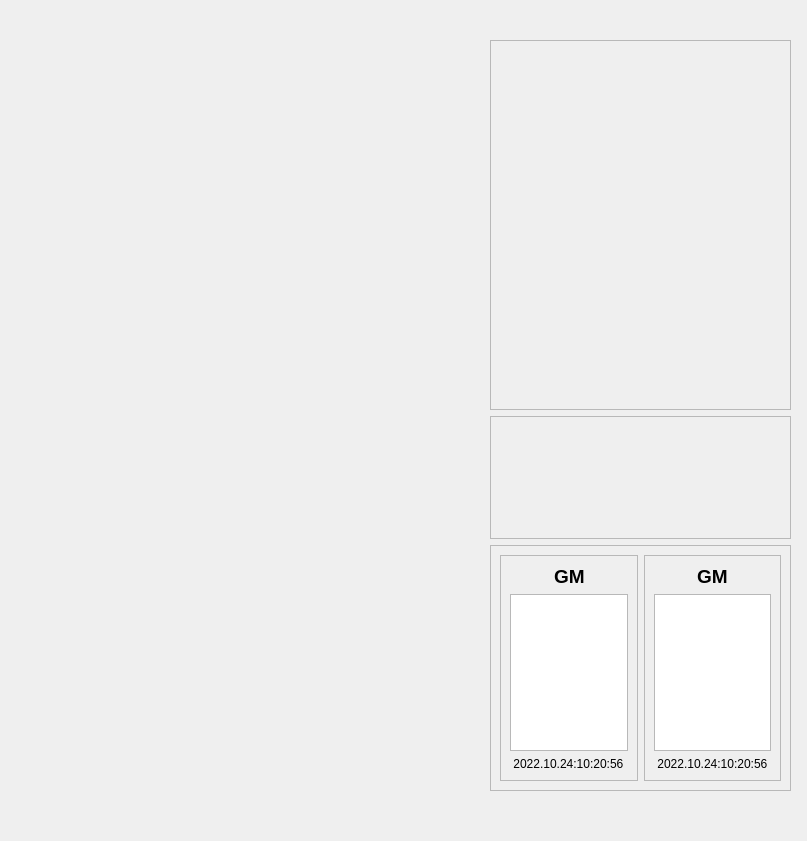
<?xml version="1.0" encoding="UTF-8"?>
<ui version="4.0">
 <class>Dialog</class>
 <widget class="QDialog" name="Dialog">
  <property name="geometry">
   <rect>
    <x>0</x>
    <y>0</y>
    <width>807</width>
    <height>841</height>
   </rect>
  </property>
  <property name="windowTitle">
   <string>Dialog</string>
  </property>
  <widget class="QWidget" name="verticalLayoutWidget">
   <property name="geometry">
    <rect>
     <x>490</x>
     <y>40</y>
     <width>301</width>
     <height>751</height>
    </rect>
   </property>
   <layout class="QVBoxLayout" stretch="3,1,2">
    <property name="sizeConstraint">
     <enum>QLayout::SetNoConstraint</enum>
    </property>
    <item>
     <widget class="QScrollArea" name="scrollArea_4">
      <property name="widgetResizable">
       <bool>true</bool>
      </property>
      <widget class="QWidget" name="scrollAreaWidgetContents_4">
       <property name="geometry">
        <rect>
         <x>0</x>
         <y>0</y>
         <width>297</width>
         <height>367</height>
        </rect>
       </property>
      </widget>
     </widget>
    </item>
    <item>
     <widget class="QScrollArea" name="scrollArea">
      <property name="widgetResizable">
       <bool>true</bool>
      </property>
      <widget class="QWidget" name="scrollAreaWidgetContents">
       <property name="geometry">
        <rect>
         <x>0</x>
         <y>0</y>
         <width>297</width>
         <height>120</height>
        </rect>
       </property>
      </widget>
     </widget>
    </item>
    <item>
     <widget class="QScrollArea" name="scrollArea_2">
      <property name="enabled">
       <bool>true</bool>
      </property>
      <property name="widgetResizable">
       <bool>true</bool>
      </property>
      <widget class="QWidget" name="scrollAreaWidgetContents_2">
       <property name="geometry">
        <rect>
         <x>0</x>
         <y>0</y>
         <width>297</width>
         <height>244</height>
        </rect>
       </property>
       <layout class="QHBoxLayout" name="horizontalLayout" stretch="1,1">
        <item>
         <widget class="QScrollArea" name="scrollArea_5">
          <property name="widgetResizable">
           <bool>true</bool>
          </property>
          <widget class="QWidget" name="scrollAreaWidgetContents_7">
           <property name="geometry">
            <rect>
             <x>0</x>
             <y>0</y>
             <width>138</width>
             <height>207</height>
            </rect>
           </property>
           <layout class="QGridLayout" name="gridLayout">
            <item row="0" column="1">
             <spacer name="verticalSpacer">
              <property name="orientation">
               <enum>Qt::Vertical</enum>
              </property>
              <property name="sizeHint" stdset="0">
               <size>
                <width>20</width>
                <height>18</height>
               </size>
              </property>
             </spacer>
            </item>
            <item row="1" column="0" rowspan="2">
             <spacer name="horizontalSpacer">
              <property name="orientation">
               <enum>Qt::Horizontal</enum>
              </property>
              <property name="sizeHint" stdset="0">
               <size>
                <width>40</width>
                <height>20</height>
               </size>
              </property>
             </spacer>
            </item>
            <item row="1" column="1">
             <widget class="QLabel" name="label">
              <property name="text">
               <string>&lt;html&gt;&lt;head/&gt;&lt;body&gt;&lt;p align=&quot;center&quot;&gt;&lt;span style=&quot; font-size:14pt; font-weight:600;&quot;&gt;GM&lt;/span&gt;&lt;/p&gt;&lt;/body&gt;&lt;/html&gt;</string>
              </property>
             </widget>
            </item>
            <item row="1" column="2" rowspan="2">
             <spacer name="horizontalSpacer_2">
              <property name="orientation">
               <enum>Qt::Horizontal</enum>
              </property>
              <property name="sizeHint" stdset="0">
               <size>
                <width>39</width>
                <height>20</height>
               </size>
              </property>
             </spacer>
            </item>
            <item row="2" column="1">
             <spacer name="verticalSpacer_2">
              <property name="orientation">
               <enum>Qt::Vertical</enum>
              </property>
              <property name="sizeHint" stdset="0">
               <size>
                <width>20</width>
                <height>13</height>
               </size>
              </property>
             </spacer>
            </item>
            <item row="3" column="0" colspan="3">
             <widget class="QListWidget" name="listWidget"/>
            </item>
            <item row="4" column="1">
             <spacer name="verticalSpacer_5">
              <property name="orientation">
               <enum>Qt::Vertical</enum>
              </property>
              <property name="sizeHint" stdset="0">
               <size>
                <width>20</width>
                <height>28</height>
               </size>
              </property>
             </spacer>
            </item>
            <item row="5" column="0" colspan="3">
             <widget class="QLabel" name="label_3">
              <property name="text">
               <string> 2022.10.24:10:20:56</string>
              </property>
             </widget>
            </item>
            <item row="6" column="1">
             <spacer name="verticalSpacer_6">
              <property name="orientation">
               <enum>Qt::Vertical</enum>
              </property>
              <property name="sizeHint" stdset="0">
               <size>
                <width>20</width>
                <height>18</height>
               </size>
              </property>
             </spacer>
            </item>
           </layout>
          </widget>
         </widget>
        </item>
        <item>
         <widget class="QScrollArea" name="scrollArea_8">
          <property name="widgetResizable">
           <bool>true</bool>
          </property>
          <widget class="QWidget" name="scrollAreaWidgetContents_10">
           <property name="geometry">
            <rect>
             <x>0</x>
             <y>0</y>
             <width>138</width>
             <height>207</height>
            </rect>
           </property>
           <layout class="QGridLayout" name="gridLayout_3">
            <item row="0" column="1">
             <spacer name="verticalSpacer_13">
              <property name="orientation">
               <enum>Qt::Vertical</enum>
              </property>
              <property name="sizeHint" stdset="0">
               <size>
                <width>20</width>
                <height>18</height>
               </size>
              </property>
             </spacer>
            </item>
            <item row="1" column="0" rowspan="2">
             <spacer name="horizontalSpacer_9">
              <property name="orientation">
               <enum>Qt::Horizontal</enum>
              </property>
              <property name="sizeHint" stdset="0">
               <size>
                <width>40</width>
                <height>20</height>
               </size>
              </property>
             </spacer>
            </item>
            <item row="1" column="1">
             <widget class="QLabel" name="label_6">
              <property name="text">
               <string>&lt;html&gt;&lt;head/&gt;&lt;body&gt;&lt;p align=&quot;center&quot;&gt;&lt;span style=&quot; font-size:14pt; font-weight:600;&quot;&gt;GM&lt;/span&gt;&lt;/p&gt;&lt;/body&gt;&lt;/html&gt;</string>
              </property>
             </widget>
            </item>
            <item row="1" column="2" rowspan="2">
             <spacer name="horizontalSpacer_10">
              <property name="orientation">
               <enum>Qt::Horizontal</enum>
              </property>
              <property name="sizeHint" stdset="0">
               <size>
                <width>39</width>
                <height>20</height>
               </size>
              </property>
             </spacer>
            </item>
            <item row="2" column="1">
             <spacer name="verticalSpacer_14">
              <property name="orientation">
               <enum>Qt::Vertical</enum>
              </property>
              <property name="sizeHint" stdset="0">
               <size>
                <width>20</width>
                <height>13</height>
               </size>
              </property>
             </spacer>
            </item>
            <item row="3" column="0" colspan="3">
             <widget class="QListWidget" name="listWidget_3"/>
            </item>
            <item row="4" column="1">
             <spacer name="verticalSpacer_15">
              <property name="orientation">
               <enum>Qt::Vertical</enum>
              </property>
              <property name="sizeHint" stdset="0">
               <size>
                <width>20</width>
                <height>28</height>
               </size>
              </property>
             </spacer>
            </item>
            <item row="5" column="0" colspan="3">
             <widget class="QLabel" name="label_7">
              <property name="text">
               <string> 2022.10.24:10:20:56</string>
              </property>
             </widget>
            </item>
            <item row="6" column="1">
             <spacer name="verticalSpacer_16">
              <property name="orientation">
               <enum>Qt::Vertical</enum>
              </property>
              <property name="sizeHint" stdset="0">
               <size>
                <width>20</width>
                <height>18</height>
               </size>
              </property>
             </spacer>
            </item>
           </layout>
          </widget>
         </widget>
        </item>
       </layout>
      </widget>
     </widget>
    </item>
   </layout>
  </widget>
  <widget class="QScrollArea" name="scrollArea_3">
   <property name="geometry">
    <rect>
     <x>320</x>
     <y>60</y>
     <width>1</width>
     <height>1</height>
    </rect>
   </property>
   <property name="widgetResizable">
    <bool>true</bool>
   </property>
   <widget class="QWidget" name="scrollAreaWidgetContents_3">
    <property name="geometry">
     <rect>
      <x>0</x>
      <y>0</y>
      <width>16</width>
      <height>16</height>
     </rect>
    </property>
   </widget>
  </widget>
 </widget>
 <resources/>
 <connections/>
</ui>
